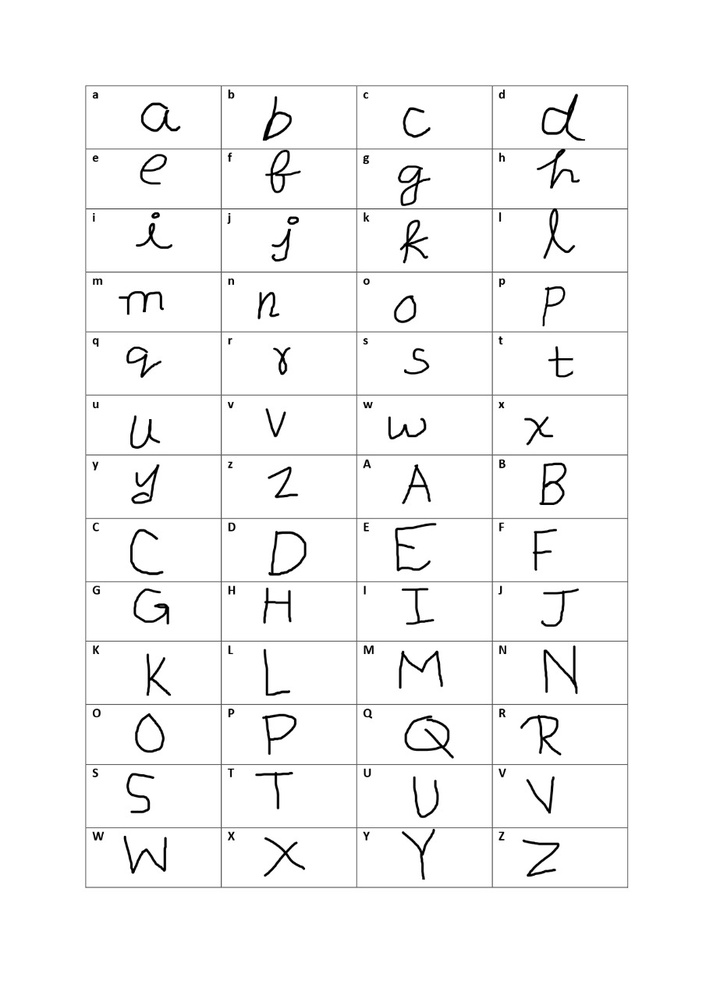
#> input picture uploads/uploadhand.jpg, 706 x 999 px, shrunk from 905 x 1280 before the run
$ python -i process_image.py   (imports and definitions only)
#> lines starting #> are read from the running program, lines starting #| are printed output that depends on the picture; after the words box and inside, x2 and y2 are one past the last pixel; in counts of white or black regions, pixels touching at a corner belong together
import cv2
import sys
from fontTools.ttLib import TTFont
from fontTools.pens.ttGlyphPen import TTGlyphPen

def process_image(image_path, output_font_path):
#> called with image_path = 'uploads/uploadhand.jpg', output_font_path = 'out.png'
    image = cv2.imread(image_path)
#> image is the input picture: shape (999, 706, 3); min 0, max 255, mean 247.5
    gray = cv2.cvtColor(image, cv2.COLOR_BGR2GRAY)
    _, binary = cv2.threshold(gray, 127, 255, cv2.THRESH_BINARY_INV)
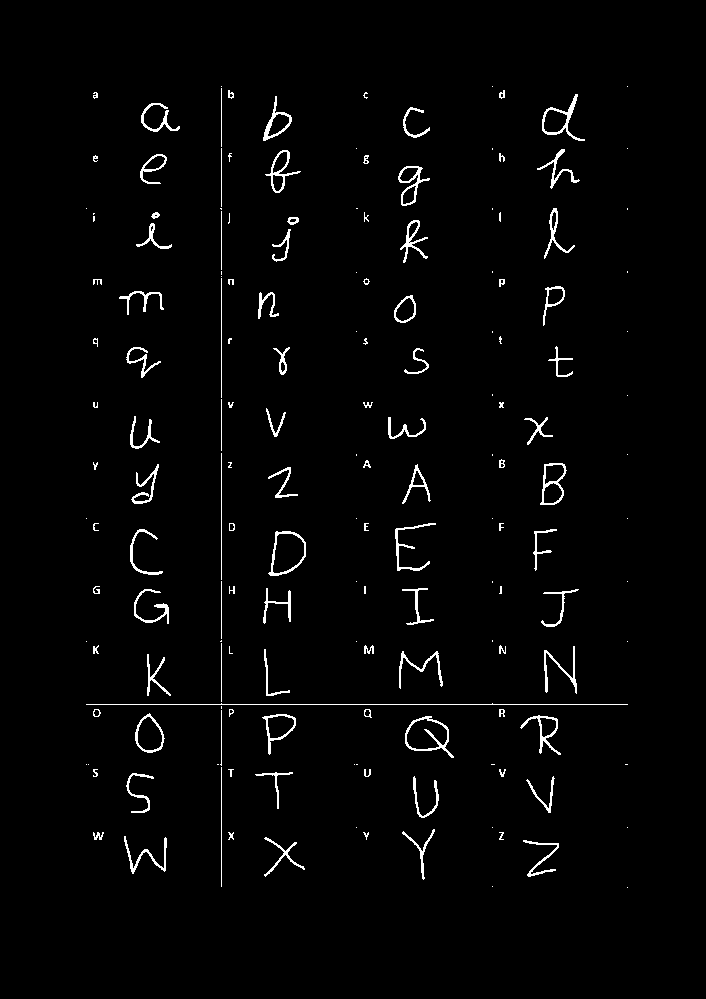
#> binary: shape (999, 706); 2.1% white in thin lines or dots, all inside (x1, y1, x2, y2) = (86, 86, 628, 888)
    contours, _ = cv2.findContours(binary, cv2.RETR_EXTERNAL, cv2.CHAIN_APPROX_SIMPLE)
#> contours = 167 contours, 100 with area under 20; largest, box (x1, y1, x2, y2) and area: (405, 716, 454, 758) 1194, (268, 531, 306, 576) 1175, (135, 713, 165, 753) 788, (540, 463, 567, 505) 774, (542, 94, 585, 141) 676

    font = TTFont()
#> (the run stopped early here; a loop or call above may not have finished)
